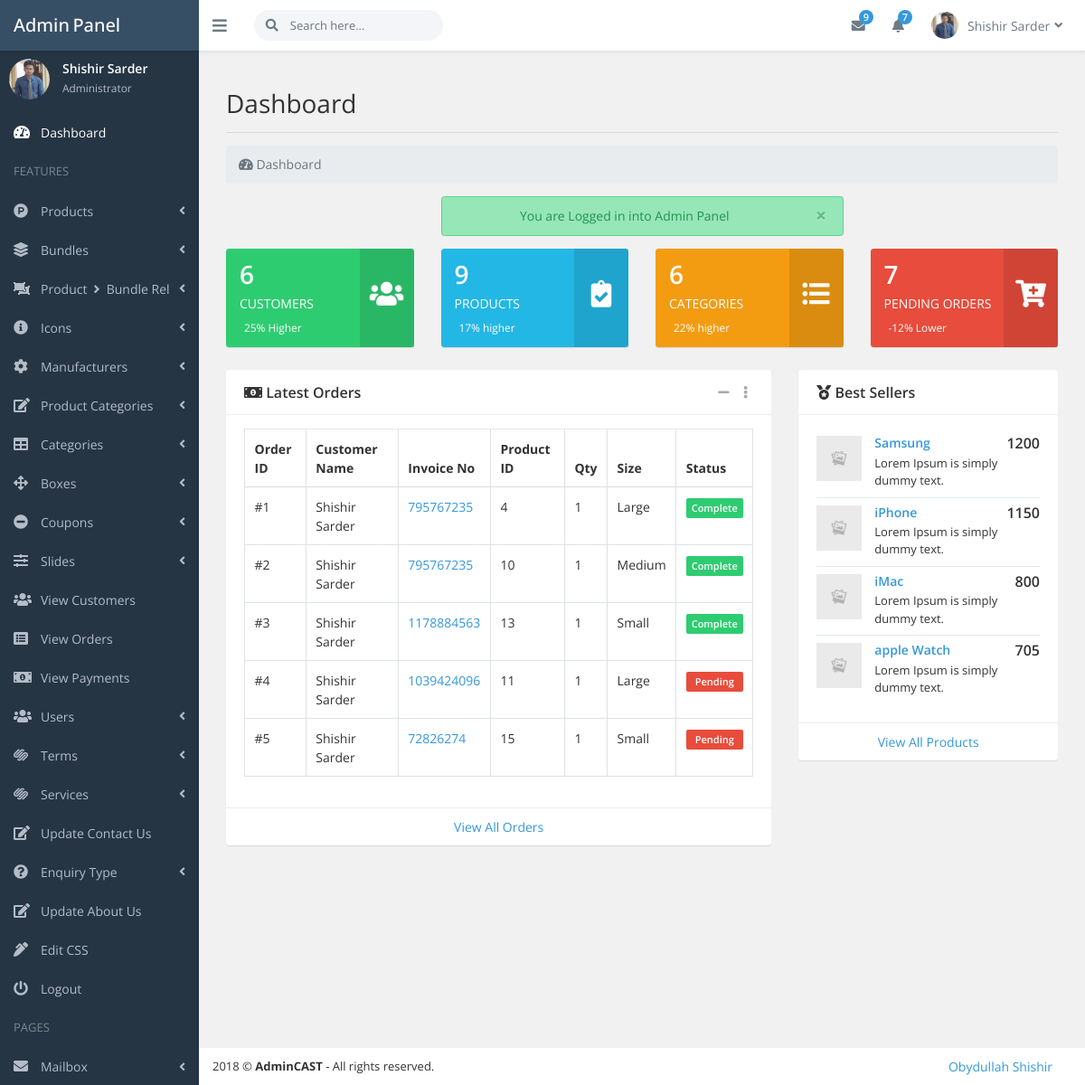
Page /admin_area/index.php?dashboard (signed in) on the committed database.
### tables this page shows
CREATE TABLE `pending_orders` (
  `order_id` int(10) NOT NULL,
  `customer_id` int(10) NOT NULL,
  `invoice_no` int(100) NOT NULL,
  `product_id` int(10) NOT NULL,
  `qty` int(10) NOT NULL,
  `size` varchar(100) NOT NULL,
  `order_status` varchar(100) NOT NULL
);

CREATE TABLE `customers` (
  `customer_id` int(10) NOT NULL,
  `customer_name` varchar(255) NOT NULL,
  `customer_email` varchar(255) NOT NULL,
  `customer_pass` varchar(255) NOT NULL,
  `customer_country` varchar(100) NOT NULL,
  `customer_city` varchar(100) NOT NULL,
  `customer_contact` varchar(255) NOT NULL,
  `customer_address` text NOT NULL,
  `customer_image` text NOT NULL,
  `customer_ip` varchar(255) NOT NULL,
  `customer_confirm_code` text NOT NULL
);

### admin_area/includes/dashboard.php (the view, shortened to what the rows shown need)
<?php
  $get_products = $getFromU->viewAllFromTable("products");
  $count_products = count($get_products);
  $get_customers = $getFromU->viewAllFromTable("customers");
  $count_customers = count($get_customers);
  $get_product_categories = $getFromU->viewAllFromTable("product_categories");
  $count_product_categories = count($get_product_categories);
  $get_pending_orders = $getFromU->viewAllFromTableWhereOrderStatus("pending_orders", "pending");
  $count_pending_orders = count($get_pending_orders);
?>
<div class="container-fluid mt-5">
	<div class="row">
		<div class="col-md-12">
			<h2>Dashboard</h2><hr>
		</div>
	</div>
	<div class="row">
    <div class="col-lg-3 col-md-6">
        <div class="ibox bg-success color-white widget-stat rounded">
            <div class="ibox-body">
                <h2 class="m-b-5 font-strong"><?php echo $count_customers; ?></h2>
            </div>
        </div>
    </div>
    <div class="col-lg-3 col-md-6">
        <div class="ibox bg-info color-white widget-stat rounded">
            <div class="ibox-body">
                <h2 class="m-b-5 font-strong"><?php echo $count_products; ?></h2>
            </div>
        </div>
    </div>
    <div class="col-lg-3 col-md-6">
        <div class="ibox bg-warning color-white widget-stat rounded">
            <div class="ibox-body">
                <h2 class="m-b-5 font-strong"><?php echo $count_product_categories; ?></h2>
            </div>
        </div>
    </div>
    <div class="col-lg-3 col-md-6">
        <div class="ibox bg-danger color-white widget-stat rounded">
            <div class="ibox-body">
                <h2 class="m-b-5 font-strong"><?php echo $count_pending_orders; ?></h2>
            </div>
        </div>
    </div>
  </div>
  <div class="row">
			<div class="col-lg-8">
        <div class="ibox rounded">
            <div class="ibox-body">
                <table class="table table-bordered table-hover table-responsive-lg">
                    <thead>
                        <tr>
                            <th>Order ID</th>
                            <th>Customer Name</th>
                            <th>Invoice No</th>
                            <th>Product ID</th>
                            <th>Qty</th>
                            <th>Size</th>
                            <th>Status</th>
                        </tr>
                    </thead>
                    <tbody>
                      <?php
                        $get_orders = $getFromU->view_pending_orders_with_limit();
                        $i = 0;
                        foreach ($get_orders as $get_order) {
                          $customer_id = $get_order->customer_id;
                          $invoice_no = $get_order->invoice_no;
                          $product_id = $get_order->product_id;
                          $qty = $get_order->qty;
                          $size = $get_order->size;
                          $order_status = $get_order->order_status;
                          $get_customer_details = $getFromU->view_customer_by_id($customer_id);
                          $customer_name = $get_customer_details->customer_name;
                          $i++;
                      ?>
                      <tr>
                          <td>#<?php echo $i; ?></td>
                          <td><?php echo ucwords($customer_name); ?></td>
                          <td><a href="invoice.php?invoice_id=<?php echo $invoice_no; ?>"><?php echo $invoice_no; ?></a></td>
                          <td><?php echo $product_id; ?></td>
                          <td><?php echo $qty; ?></td>
                          <td><?php echo ucwords($size); ?></td>
                          <td>
                            <span class="w-100 badge <?php ($order_status === 'pending') ? print 'badge-danger' : print 'badge-success'; ?>"  > <?php echo ucwords($order_status); ?></span>
                          </td>
                      </tr>
                      <?php } ?>
                    </tbody>
                </table>
            </div>
        </div>
    </div>
  </div>
</div>

### admin_area/includes/top_nav.php (shortened to what the rows shown need)
<?php
    $admin_email = $_SESSION['admin_email'];
    $get_admin = $getFromU->view_admin_by_email($admin_email);
    $admin_name = $get_admin->admin_name;
    $admin_image = $get_admin->admin_image;
?>
<header class="header">
    <div class="flexbox flex-1">
        <ul class="nav navbar-toolbar">
                    <li class="dropdown dropdown-user">
                        <a class="nav-link dropdown-toggle link" data-toggle="dropdown">
                            <img src="./assets/img/users/<?php echo $admin_image; ?>" />
                            <span></span><?php echo $admin_name; ?><i class="fa fa-angle-down m-l-5"></i>
                        </a>
                    </li>
                </ul>
    </div>
</header>

### admin_area/includes/sidebar.php (shortened to what the rows shown need)
<?php
    $admin_email = $_SESSION['admin_email'];
    $get_admin = $getFromU->view_admin_by_email($admin_email);
    $admin_name = $get_admin->admin_name;
    $admin_image = $get_admin->admin_image;
?>
<nav class="page-sidebar" id="sidebar">
    <div id="sidebar-collapse">
        <div class="admin-block d-flex">
            <div>
                <img src="./assets/img/users/<?php echo $admin_image; ?>" class="img-fluid img-circle" width="45px" />
            </div>
            <div class="admin-info">
                <div class="font-strong"><?php echo $admin_name; ?></div><small>Administrator</small></div>
        </div>
    </div>
</nav>

### rows in the picture
pending_orders: customer.customer_name "Shishir Sarder", invoice_no "795767235", product "4", qty "1", size "Large", order_status "Complete"
pending_orders: customer.customer_name "Shishir Sarder", invoice_no "795767235", product "10", qty "1", size "Medium", order_status "Complete"
pending_orders: customer.customer_name "Shishir Sarder", invoice_no "1178884563", product "13", qty "1", size "Small", order_status "Complete"
pending_orders: customer.customer_name "Shishir Sarder", invoice_no "1039424096", product "11", qty "1", size "Large", order_status "Pending"
pending_orders: customer.customer_name "Shishir Sarder", invoice_no "72826274", product "15", qty "1", size "Small", order_status "Pending"

### other values in the picture
$admin_name "Shishir Sarder"
$_SESSION['admin_login_success_msg'] "You are Logged in into Admin Panel"
$count_customers "6"
$count_products "9"
$count_product_categories "6"
$count_pending_orders "7"
